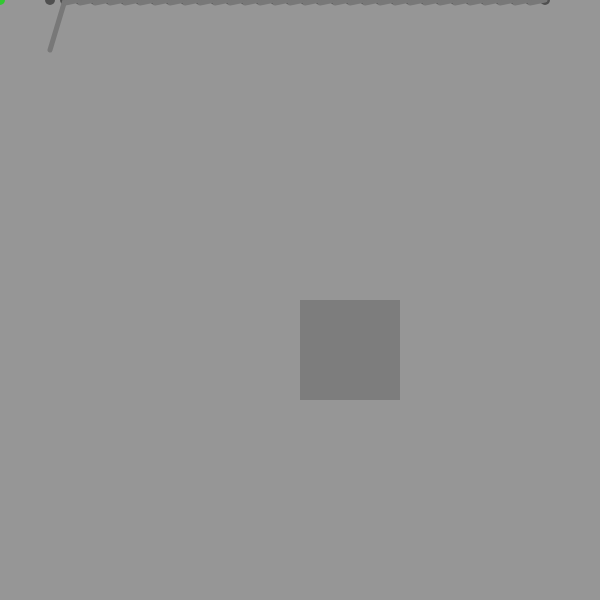
Frame 1 (no input)
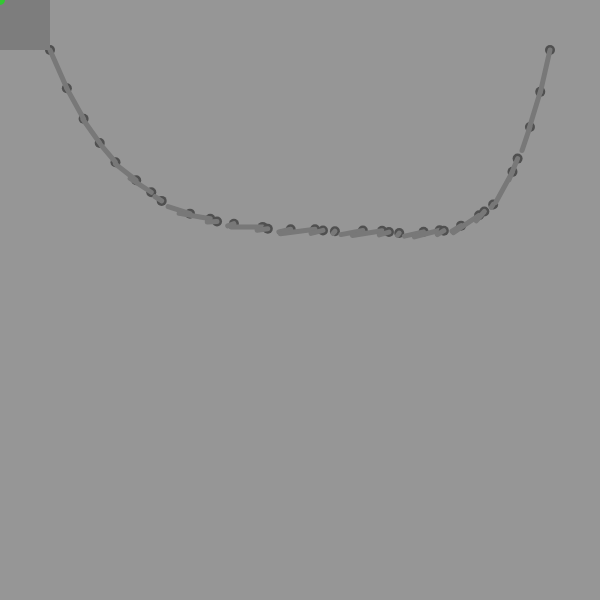
Frame 60 (no input)
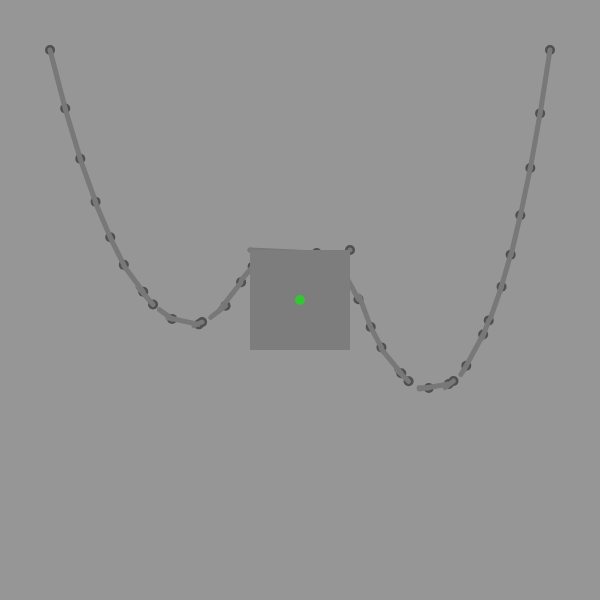
Frame 120 (the mouse pressed at the canvas centre since frame 60)

The p5.js sketch that drew these frames (run headless with seeded random() and noise() and a simulated clock; from frame 60 on, the mouse is pressed at the canvas centre):

// p5.js sketch
// ── sketch.js
function pos(n) {
	if (n < 0) {
		n *= -1
	}
	return n
}

class Point {
    constructor(x,y, m) {
    	this.pos = createVector(x,y)
    	this.vel = createVector(0,0)
    	this.acc = createVector(0,0)
        this.mass = m
    }
	dist(other) {
		return sqrt( pos(other.x-this.pos.x)**2 + pos(other.y-this.pos.y)**2 )
	}
    draw() {
        noStroke()
        fill(80,80,80)
        circle(this.pos.x, this.pos.y, this.mass)

        var prev = cloth[cloth.indexOf(this)-1]
        if (prev) {
            noFill()
            stroke(120)
            strokeWeight(this.mass/2)
            line(prev.pos.x,prev.pos.y, this.pos.x,this.pos.y)
        }
    }
	update() {

        //Gravity
        this.acc.y += GRAV

        //Resistance
        this.acc.sub(this.vel.x*res, this.vel.y*res)

		//Physics
		this.vel.add(this.acc)

		this.acc.mult(0)

        //Collision
        if (this.pos.x > po.x && this.pos.x < po.x+ra) {
            if (this.pos.y > po.y && this.pos.y < po.y+ra) {
                console.log("Yeah")
                this.vel.mult(0)
                if (this.pos.x < po.x+ra/2) {
                    this.pos.x = po.x
                } else if (this.pos.x >= po.x+ra/2) {
                    this.pos.x = po.x+ra
                }
                if (this.pos.y < po.y+ra/2) {
                    this.pos.y = po.y
                } else if (this.pos.y >= po.y+ra/2) {
                    this.pos.y = po.y+ra
                }
            }
        }

        //MOVE
        this.pos.add(this.vel)

        //Stick
        var prev = cloth[cloth.indexOf(this)-1]
        var next = cloth[cloth.indexOf(this)+1]
        if (prev) {
            if (this.dist(prev.pos) > wantDist) {
                this.acc.x += (prev.pos.x-this.pos.x)/elast
                this.acc.y += (prev.pos.y-this.pos.y)/elast
            }
        }
        if (next) {
            if (this.dist(next.pos) > wantDist) {
                this.acc.x += (next.pos.x-this.pos.x)/elast
                this.acc.y += (next.pos.y-this.pos.y)/elast
            }
        }
        this.pos.x = constrain(this.pos.x, 0,width)
        this.pos.y = constrain(this.pos.y, 0,height)

        //Pinning
        if (cloth.indexOf(this) == 0) {
            this.pos = createVector(50,50)
        } else if (cloth.indexOf(this) == cloth.length-1) {
            this.pos = createVector(width-50,50)
        }
	}
}

function setup() {
	createCanvas(600,600)
    cursor("none")
    GRAV = 3
    cloth = []
    wantDist = 15
    elast = 3
    res = 0.6
	for (i=50; i < width-50; i += wantDist) {
		cloth.push( new Point(i,0, 10) )
	}
    po = createVector(width/2, height/2)
    ra = 100
}

function draw() {
	background(150)

	for (p of cloth) {
        p.draw()
		p.update()
	}

    noStroke()
    fill(125)
    rect(po.x,po.y, ra,ra)

	stroke(50,200,50)
    strokeWeight(10)
	point(mouseX, mouseY)
    po.x = mouseX-ra/2
    po.y = mouseY-ra/2
}
